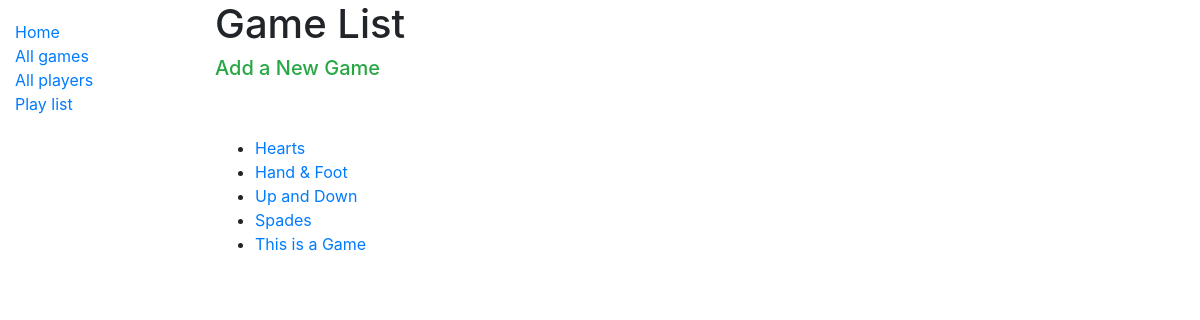
Screenshot of /game/ with the database file from the repository.
### scorekeeping/game/models.py (models this page shows)
class Game(models.Model):
    description = models.CharField(max_length=20)
    rules_link = models.URLField(max_length=60, default='https://google.com')
    rules_text = models.TextField()
    def get_absolute_url(self):
        return reverse('game-detail', args=[str(self.id)])
    def __str__(self):
        return f'{self.description}'

### scorekeeping/game/views.py (the view)
# urls.py: path('game/', views.GameListView.as_view(), name='game-list'),
class GameListView(generic.ListView):
    model = Game

### scorekeeping/game/templates/game/game_list.html (shortened to what this page needs)
<!DOCTYPE html>
{% extends "base_generic.html" %}
{% load static %}
  {% load static %}
    {% block content %}
    <h1>Game List</h1>
    <h5><a class="text-success" href="{% url 'game-create' %}">Add a New Game</a></h5><br><br>
      {% if game_list %}
          <ul>
              {% for game in game_list %}
                  <li><a href="{{ game.get_absolute_url}}">{{ game }}</a></li>
              {% endfor %}
          </ul>
      {% else %}
          <p>No games are available.</p>
      {% endif %}
  {% endblock %}

### rows the page displays
Game: description "Hearts"
Game: description "Hand & Foot"
Game: description "Up and Down"
Game: description "Spades"
Game: description "This is a Game"
